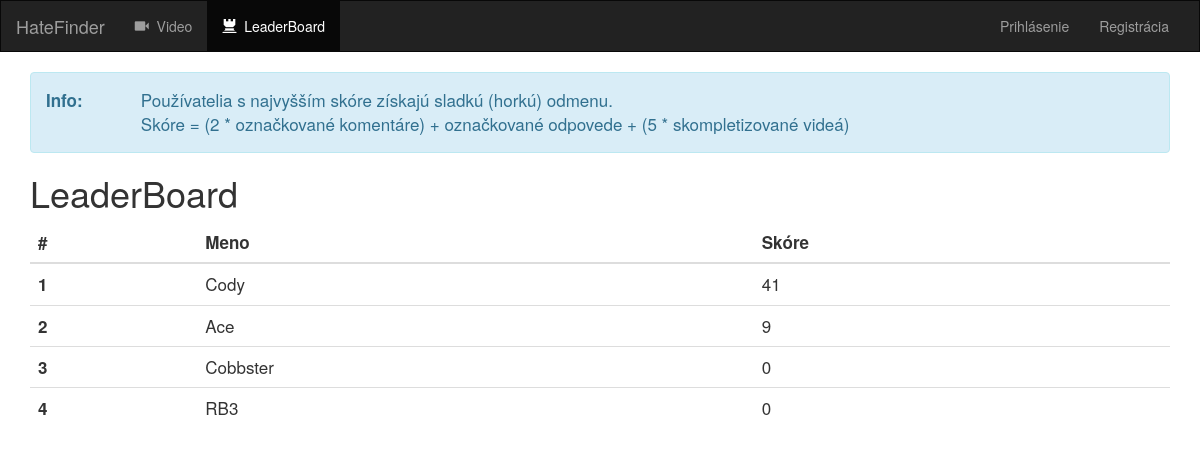
The page /video/leaderboard/ on the database as committed earlier.
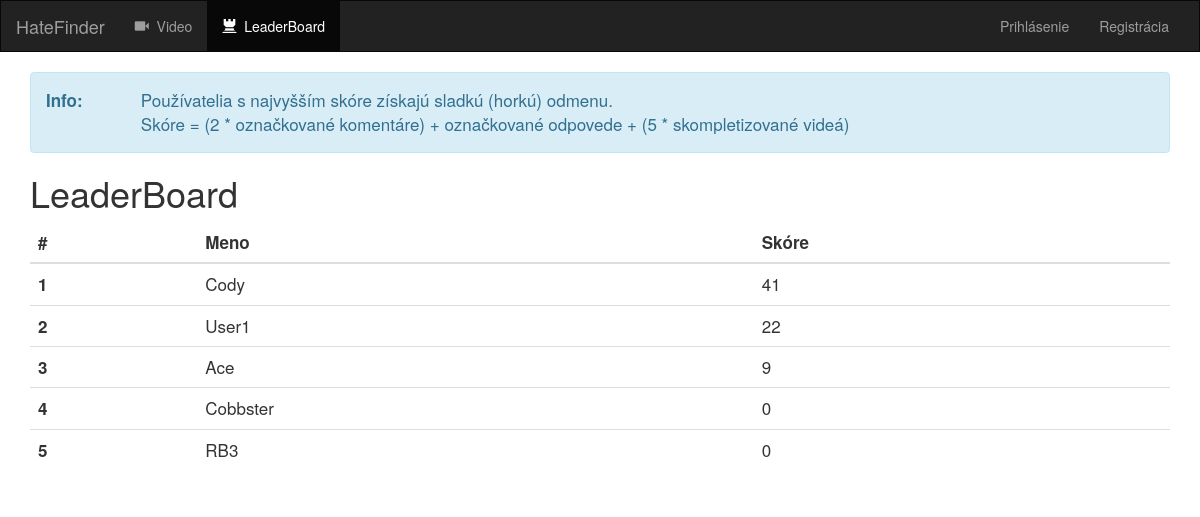
The same page on the database as committed later.
### video/models.py (models this page shows)
class Worker(models.Model):
    user = models.OneToOneField(User, on_delete=models.CASCADE)
    videos = models.ManyToManyField(Video)
    comments = models.ManyToManyField(Comment)
    score = models.IntegerField(default=0)
    def __str__(self):
        return self.user.username

### video/views.py (the view)
class LeaderBoardView(generic.ListView):
    template_name = 'video/leaderboard.html'
    context_object_name = 'workers'
    def get_queryset(self):
        main_set = Worker.objects.all().order_by('-score')
        subset = main_set[:10]
        return subset

### video/templates/video/leaderboard.html (shortened to what this page needs)
{% extends 'video/base.html' %}
{% block active_list %}
    <ul class="nav navbar-nav">
        <li class="">
            <a href="{%  url 'video:index' %}">
                <span class="glyphicon glyphicon-facetime-video" aria-hidden="true"></span>&nbsp; Video
            </a>
        </li>
        <li class="active">
            <a href="{%  url 'video:leaderboard' %}">
                <span class="glyphicon glyphicon-tower" aria-hidden="true"></span>&nbsp; LeaderBoard
            </a>
        </li>
    </ul>
{% endblock %}
{% block body %}
    <div id="leaderboard" class="container">
        <div class="alert alert-info">
            <div class="row">
                <div class="col-md-1">
                    <strong>Info:</strong>
                </div>
                <div class="col-md-11">
                    Používatelia s najvyšším skóre získajú sladkú (horkú) odmenu. <br>
                    Skóre = (2 * označkované komentáre) + označkované odpovede + (5 * skompletizované videá)
                </div>
            </div>
        </div>
        <h1>LeaderBoard</h1>
        <table class="table">
            <thead>
                <tr>
                    <th>#</th>
                    <th>Meno</th>
                    <th>Skóre</th>
                </tr>
            </thead>
            <tbody>
                {% for worker in workers %}
                    <tr>
                        <th scope="row">{{ forloop.counter }}</th>
                        <td>{{ worker }}</td>
                        <td>{{ worker.score }}</td>
                    </tr>
                {% endfor %}
            </tbody>
        </table>
    </div>
{% endblock %}

### video/templates/video/base.html (shortened to what this page needs)
<!DOCTYPE html>
<html lang="en">
<head>
    {%  load staticfiles %}
    <link rel="stylesheet" href="https://maxcdn.bootstrapcdn.com/bootstrap/3.3.6/css/bootstrap.min.css">
    <link rel="stylesheet" type="text/css" href="{% static 'video/style.css' %}" />
</head>
<body>
    <nav class="navbar navbar-inverse">
        <div class="container-fluid">
            <div class="navbar-header">
                <a class="navbar-brand" href="{%  url 'video:index' %}">HateFinder</a>
            </div>
            <div class="collapse navbar-collapse" id="topNavBar">
                {% block active_list %}{% endblock %}
                {% if user.is_authenticated %}
                    <ul class="nav navbar-nav navbar-right">
                        <li class="">
                            <a href="{%  url 'video:profile' %}">
                                {{ user.get_username }}
                            </a>
                        </li>
                        <li class="">
                            <a href={%  url 'video:logout' %}>
                                <span class="glyphicon glyphicon-off" aria-hidden="true"></span>&nbsp; Odhlásiť
                            </a>
                        </li>
                    </ul>
                {% else %}
                    <ul class="nav navbar-nav navbar-right">
                        <li class="">
                            <a href={%  url 'video:login' %}>
                                Prihlásenie
                        </li>
                        <li class="">
                            <a href="{%  url 'video:register' %}">
                                Registrácia
                            </a>
                        </li>
                    </ul>
                {% endif %}
            </div>
        </div>
    </nav>
    {% block body %}
    {% endblock %}
</body>
</html>

### video/static/video/style.css (style rules this page uses)
.navbar { border-radius: 0; }
#leaderboard { font-size: 17px; }

Rows that differ between the two databases and show on the page:
added Worker: user.username "User1", score "22"
